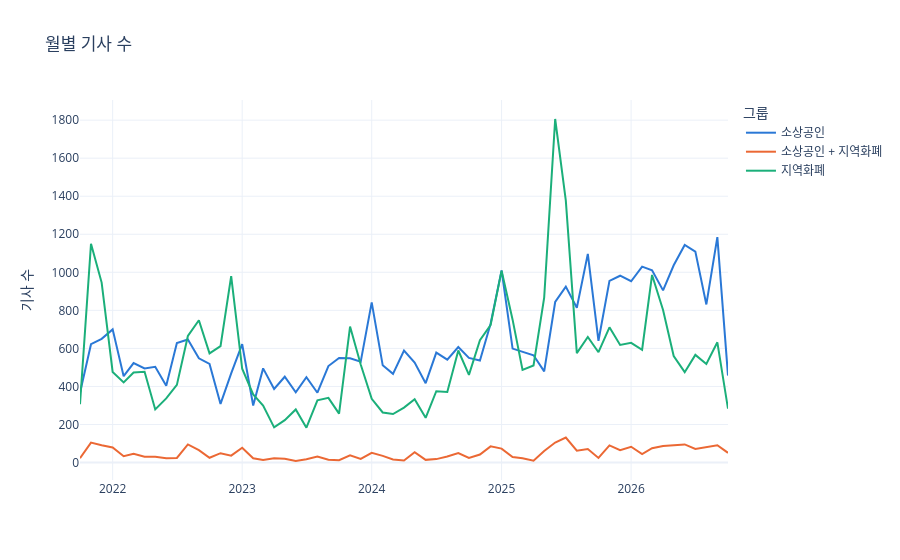

The notebook cell this image was saved under:
### Markdown cell above
## 2. 기간
- 발행일 분포, 특정 시기 편중 여부

### Code cell
print("기간:", news["published"].min(), "~", news["published"].max())
print("발행일 미상:", news["published"].isna().sum())

monthly = (
    news.dropna(subset=["published"])
    .assign(month=lambda d: d["published"].dt.to_period("M").dt.to_timestamp())
    .groupby(["month", "file_group"]).size().reset_index(name="기사 수")
)
fig = px.line(monthly, x="month", y="기사 수", color="file_group", title="월별 기사 수",
              color_discrete_sequence=SERIES, labels={"month": "", "file_group": "그룹"})
fig.update_traces(line_width=2)
fig.show()
